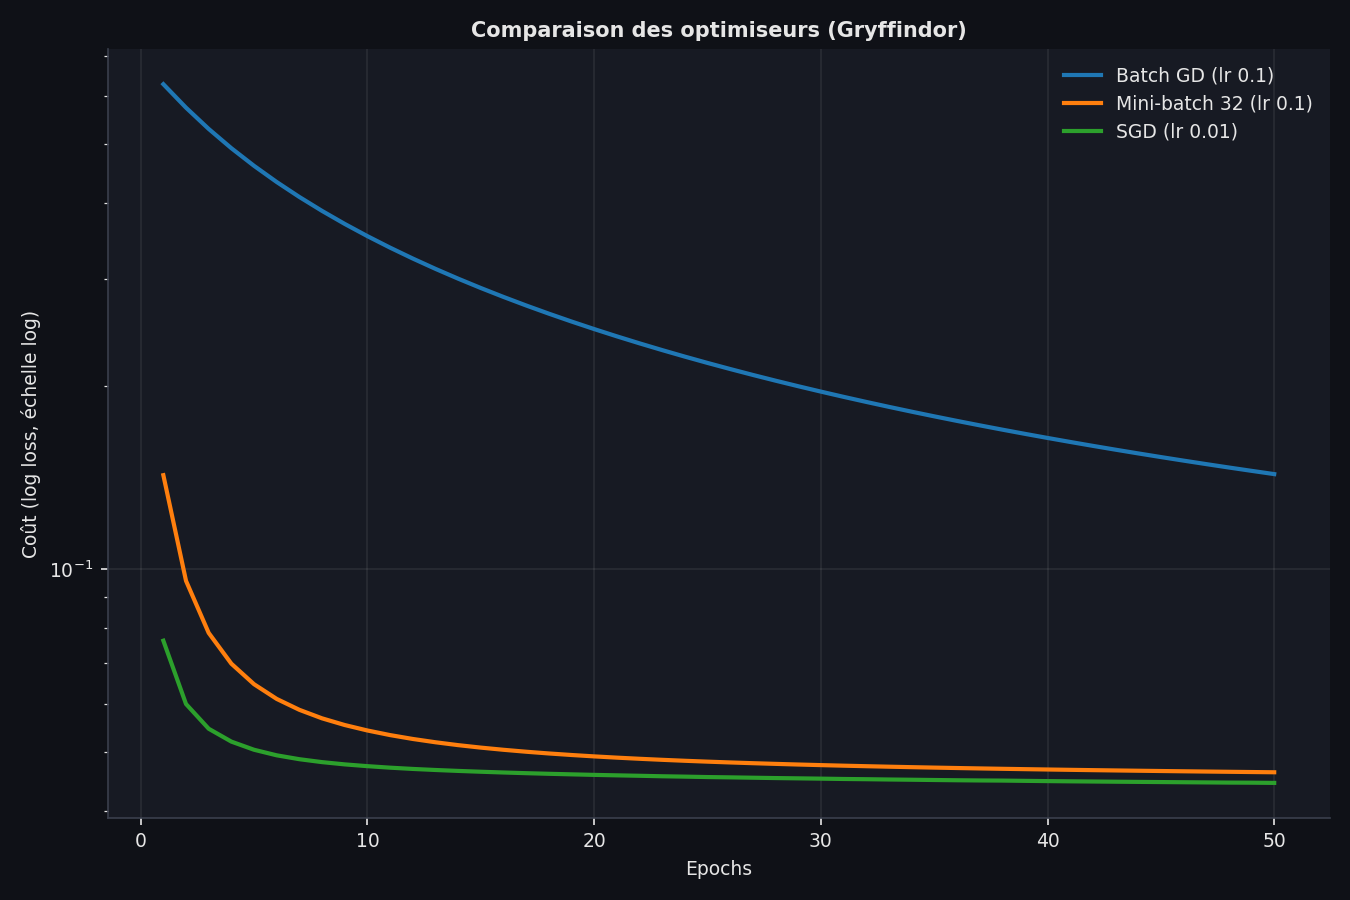

Reproduce this figure in Python.
# **************************************************************************** #
#                                                                              #
#                                                         :::      ::::::::    #
#    compare_optim.py                                   :+:      :+:    :+:    #
#                                                     +:+ +:+         +:+      #
#    By: gajanvie <gajanvie@student.42.fr>          +#+  +:+       +#+         #
#                                                 +#+#+#+#+#+   +#+            #
#    Created: 2026/10/23 10:05:47 by gajanvie          #+#    #+#              #
#    Updated: 2026/10/23 10:05:53 by gajanvie         ###   ########.fr        #
#                                                                              #
# **************************************************************************** #

import sys
import matplotlib.pyplot as plt
from csv_reader import load_csv, get_numeric_columns
from logreg_utils import (
	FEATURES, calculer_parametres, construire_X, encoder_y,
	entrainer_par_lots,
)
from plot_style import TEXTE, appliquer_style

MAISON = "Gryffindor"
EPOCHS = 50


def main():
	if len(sys.argv) != 2:
		print("Usage: python3 compare_optim.py <dataset_train.csv>", file=sys.stderr)
		sys.exit(1)
	try:
		colonnes, noms = load_csv(sys.argv[1])
	except FileNotFoundError:
		print(f"Fichier introuvable : {sys.argv[1]}", file=sys.stderr)
		sys.exit(1)

	numeriques = get_numeric_columns(colonnes, noms)
	garder = [i for i, m in enumerate(colonnes["Hogwarts House"]) if m.strip() != ""]
	numeriques = {f: [numeriques[f][i] for i in garder] for f in FEATURES}
	maisons = [colonnes["Hogwarts House"][i] for i in garder]

	params = calculer_parametres(numeriques, FEATURES)
	X = construire_X(numeriques, FEATURES, params, len(garder))
	y = encoder_y(maisons, MAISON)
	m = len(X)

	configs = [
		("Batch GD (lr 0.1)", 0.1, m),
		("Mini-batch 32 (lr 0.1)", 0.1, 32),
		("SGD (lr 0.01)", 0.01, 1),
	]
	courbes = {}
	for nom, lr, taille in configs:
		print(f"Entrainement : {nom}")
		_, hist = entrainer_par_lots(X, y, lr, EPOCHS, taille)
		courbes[nom] = [c for _, c in hist]

	appliquer_style()
	fig, ax = plt.subplots(figsize=(9, 6))
	for nom, cout in courbes.items():
		ax.plot(range(1, len(cout) + 1), cout, label=nom, linewidth=2)
	ax.set_yscale("log")
	ax.set_xlabel("Epochs")
	ax.set_ylabel("Coût (log loss, échelle log)")
	ax.set_title(f"Comparaison des optimiseurs ({MAISON})")
	leg = ax.legend()
	for t in leg.get_texts():
		t.set_color(TEXTE)
	plt.tight_layout()
	plt.savefig("compare_optim.png", dpi=150)
	plt.show()


if __name__ == "__main__":
	main()
